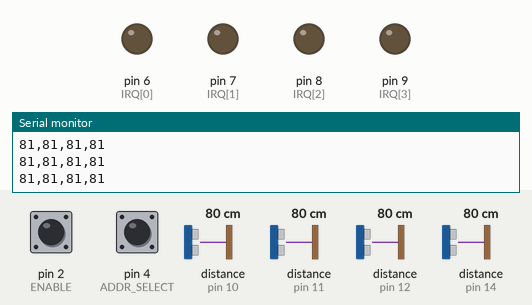
Simulated run of this sketch. Board: Arduino Uno, built with avr-gcc and run on an emulated ATmega328P. Parts: output pins drawn as LEDs (lit = HIGH), the last lines printed to the serial monitor. Inputs (shaded band) come from the test bench; at power-on: distance to the obstacle (sensors on pin 10, pin 11, pin 12, pin 14) 80 cm, pin 2 (ENABLE) HIGH, pin 4 (ADDR_SELECT) HIGH. The echo pulse lasts 58.3 µs per cm.

Above: at 1.2 s.
1.3 s: distance to the obstacle (sensor on pin 10) set to 12 cm
3.3 s: distance to the obstacle (sensor on pin 10) set to 9 cm
At 4.1 s:
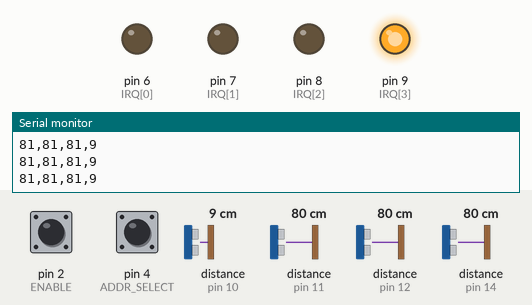
5.0 s: distance to the obstacle (sensor on pin 11) set to 12 cm
6.7 s: distance to the obstacle (sensor on pin 11) set to 9 cm
At 7.5 s:
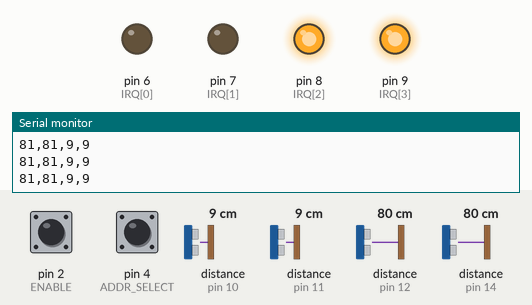
8.4 s: distance to the obstacle (sensor on pin 12) set to 12 cm
10.1 s: distance to the obstacle (sensor on pin 12) set to 9 cm
At 11.2 s:
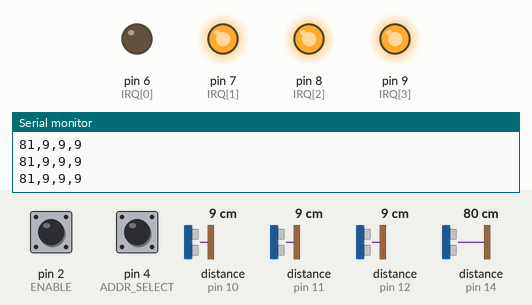
Timing chart, 0 to 12.8 s (numbered marks = the images above; inputs shaded):
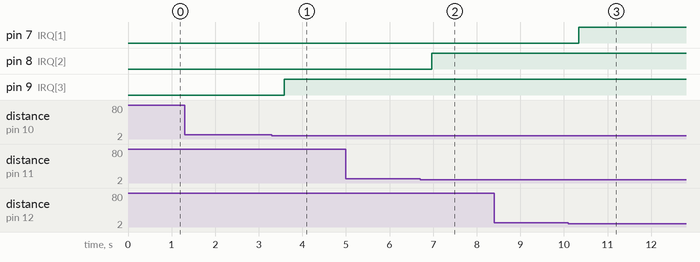

Measured:
- the behaviour switches between 11 and 10 cm on distance to the obstacle (sensor on pin 10) (found by bisection; images 0 and 1)
- the behaviour switches between 11 and 10 cm on distance to the obstacle (sensor on pin 11) (found by bisection; images 1 and 2)
- the behaviour switches between 11 and 10 cm on distance to the obstacle (sensor on pin 12) (found by bisection; images 2 and 3)
- after the input at 3.3 s, pin 9 (IRQ[3]): LOW → HIGH after 0.28 s
- after the input at 6.7 s, pin 8 (IRQ[2]): LOW → HIGH after 0.27 s
- after the input at 10.1 s, pin 7 (IRQ[1]): LOW → HIGH after 0.24 s

The sketch:

sonar_driver.ino
```cpp
#include <Wire.h>
#include <NewPing.h>

#define RANGE_THRESHOLD 10
#define MAX_DISTANCE 250
#define INVALID_DATA -1
#define LED13 13

#define SONAR_NUM 4
#define MEDIAN 7

#define ADDR_SELECT 4
#define ENABLE 2

#define SCL 19 // A5
#define SDA 18 // A4

#define I2C_ADDR 0x34
#define I2C_ALT_ADDR 0x44

int IRQ[SONAR_NUM] = {
  6,
  7,
  8,
  9
};

NewPing SONAR[SONAR_NUM] = {
  NewPing(14, 14, MAX_DISTANCE),
  NewPing(12, 12, MAX_DISTANCE),
  NewPing(11, 11, MAX_DISTANCE),
  NewPing(10, 10, MAX_DISTANCE)
};

int ranges[SONAR_NUM] = {
  -1, -1, -1, -1
};

void setup() {
  Serial.begin(115200);

  for (int i = 0; i < SONAR_NUM; i++) {
    pinMode(IRQ[i], OUTPUT);
    digitalWrite(IRQ[i], LOW);
  }

  pinMode(ADDR_SELECT, INPUT_PULLUP);
  pinMode(ENABLE, INPUT_PULLUP);

  Wire.begin(digitalRead(ADDR_SELECT) ? I2C_ADDR : I2C_ALT_ADDR);
  Wire.onRequest(requestEvent);
}

int loopCount = 0;

void loop() {
  digitalWrite(LED13, loopCount % 2);
  for (int i = 0; i < SONAR_NUM; i++) {
    if (isEnabled()) {
      ranges[i] = ping(i);
      if (INVALID_DATA < ranges[i] && ranges[i] <= RANGE_THRESHOLD) {
        digitalWrite(IRQ[i], HIGH);
      } else {
        digitalWrite(IRQ[i], LOW);
      }
      report();
    }
  }
  loopCount++;
}

void report() {
  for (int i = 0; i < SONAR_NUM; i++) {
    Serial.print(ranges[i]);
    if (i < SONAR_NUM - 1) {
      Serial.print(",");
    }
  }
  Serial.println();
}

int ping(int id) {
  long echo = SONAR[id].ping_median(MEDIAN);
  int range = SONAR[id].convert_cm(echo);
  if (range == 0) {
    range = INVALID_DATA;
  }
  return range;
}

bool isEnabled() {
  return digitalRead(ENABLE);
}

void requestEvent() {
  byte buffer[SONAR_NUM * 2];
  memcpy(ranges, buffer, sizeof(buffer));
  Wire.write(buffer, sizeof(buffer));
}
```
